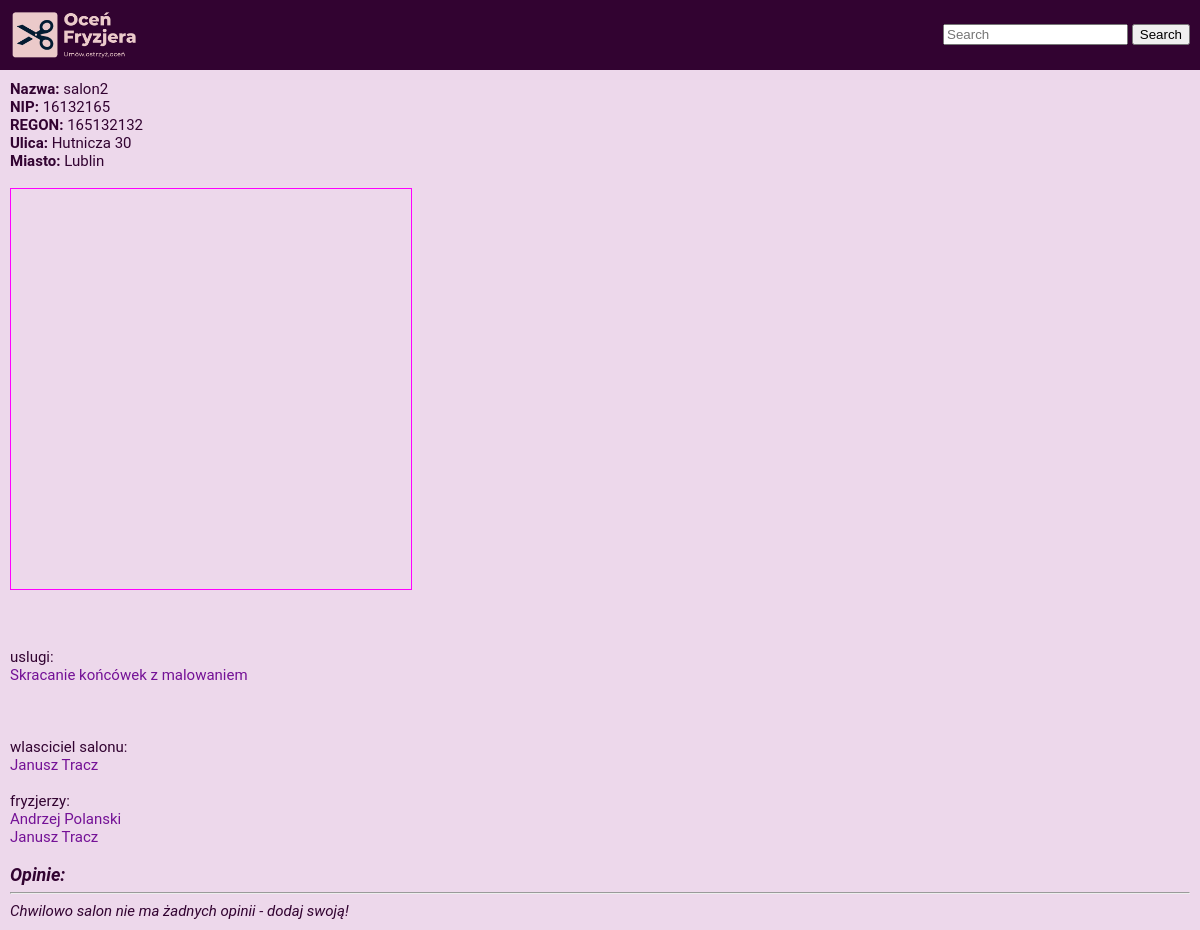
Before: /pokaz_salon/2/ (signed in) with the older database file.
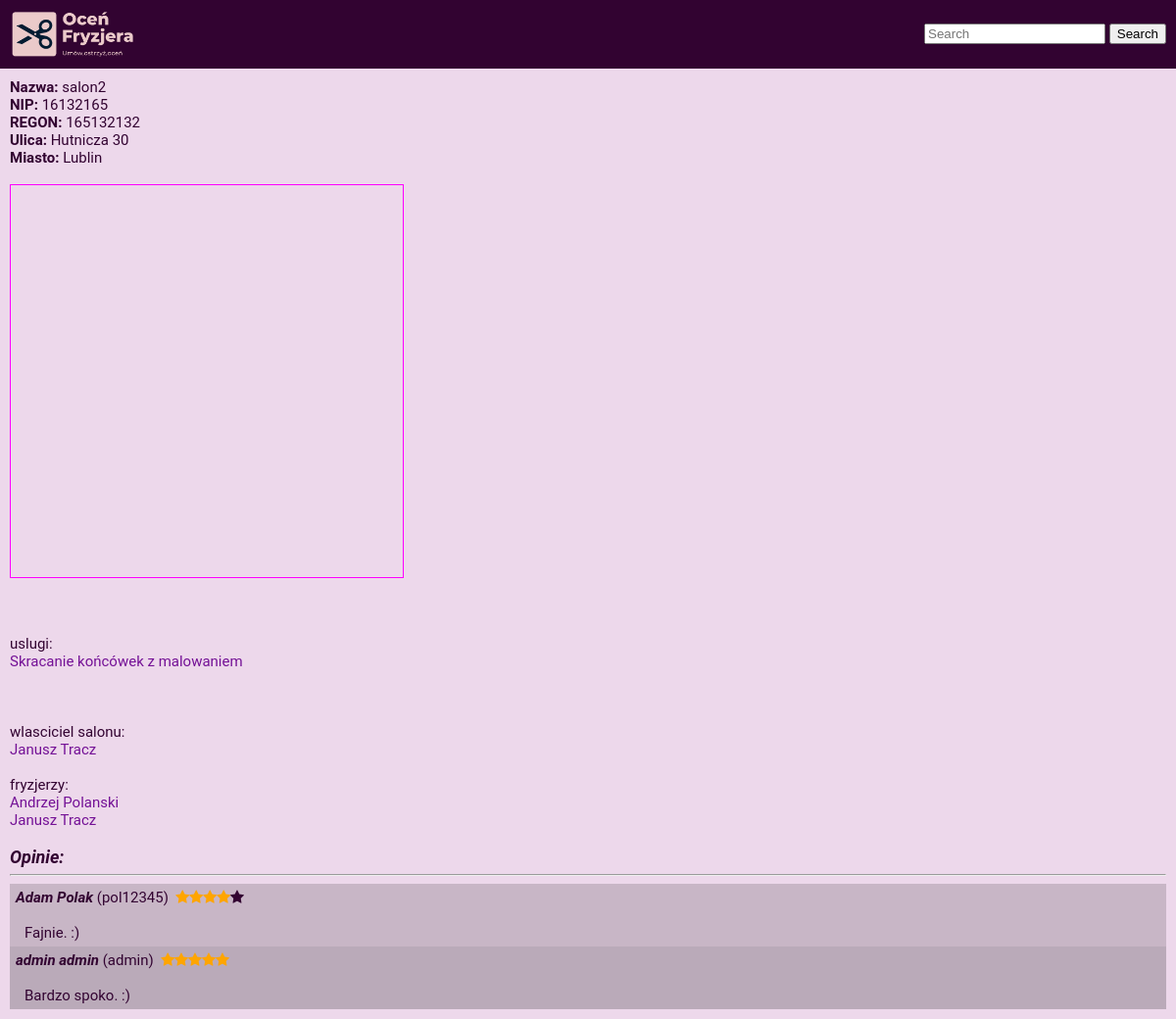
After: the same page with the newer database file.
### main/models.py (models this page shows, shortened)
class Usluga(models.Model):
    salon = models.ManyToManyField(Salon)
    nazwa = models.CharField(max_length=80, null=True)
    opis = models.TextField(null=True, blank=True)
    cena = models.FloatField(default=0, null=True)
    min_czas = models.IntegerField(default=0, null=True)
    max_czas = models.IntegerField(default=0, null=True)

class Fryzjer(models.Model):
    salon_to_add = models.ManyToManyField(SalonRelationship)
    user = models.ForeignKey(User, on_delete=models.CASCADE)
    imie = models.CharField(max_length=50, null=True)
    nazwisko = models.CharField(max_length=50, null=True)
    srednia_ocena = models.FloatField(blank=True, null=True)
    liczba_ocen = models.IntegerField(blank=True, null=True)
    bio = models.CharField(max_length=5000, null=True)
    ulica = models.CharField(max_length=50, blank=True, null=True)
    nr_domu = models.IntegerField(default=0, blank=True, null=True)
    miasto = models.CharField(max_length=50, null=True)
    kod_pocztowy = models.CharField(max_length=20, null=True)
    nr_tel = models.CharField(max_length=20, default='no number')
    avatar = models.ImageField(upload_to='main/static/ocen_fryzjera/avatars/fryzjers/', null=True, blank=True)
    invites = models.ManyToManyField('self', related_name='invites')
    invite_sent = models.ManyToManyField('self', blank=True, related_name='invites_sent', symmetrical=False)
    invite_received = models.ManyToManyField('self', blank=True, related_name='invites_received', symmetrical=False)

class Ocena(models.Model):
    salon = models.ForeignKey(Salon, on_delete=models.CASCADE, null=True, default=None)
    data = models.DateTimeField(auto_now_add=True, null=True)
    fryzjer = models.ForeignKey(Fryzjer, on_delete=models.CASCADE, null=True, default=None)
    tresc = models.CharField(max_length=300, null=True)
    liczba_gwiazdek = models.IntegerField(default=0, null=True)
    klient = models.ForeignKey(Klient, on_delete=models.CASCADE, null=False)

class Klient(models.Model):
    imie = models.CharField(max_length=50, null=True)
    nazwisko = models.CharField(max_length=50, null=True)
    user = models.ForeignKey(User, on_delete=models.CASCADE, related_name='klient')
    staly_klient = models.BooleanField(default=False, null=True)
    nr_telefonu = models.CharField(max_length=20, null=True, blank=True)
    ulica = models.CharField(max_length=50, blank=True, null=True)
    nr_domu = models.IntegerField(default=0, blank=True, null=True)
    miasto = models.CharField(max_length=50, null=True)
    kod_pocztowy = models.CharField(max_length=20, null=True)
    avatar = models.ImageField(upload_to='main/static/ocen_fryzjera/avatars/klients/', null=True, blank=True)

### main/views.py (the view)
# urls.py: path('pokaz_salon/<int:id>/', views.pokaz_salon, name='pokaz_salon'),
def pokaz_salon(request, id):
    salon = get_object_or_404(Salon, id=id)
    fryzjerzy = salon.fryzjer.all()
    wlasciciel = salon.wlasciciel
    uslugi = Usluga.objects.all().filter(salon=salon)
    mapObject = generateMap(salon.kod_pocztowy, \
                            salon.ulica, \
                            str(salon.nr_lokalu), \
                            "", \
                            salon.miasto, \
                            "")
    oceny = Ocena.objects.all().filter(salon=salon)
    zamowienia_klienta = Zamowienie.objects.all().filter(salon=salon).filter(klient=Klient.objects.all().filter(user=request.user).first())
    context = {
        'salon': salon,
        'fryzjerzy': fryzjerzy,
        'wlasciciel': wlasciciel,
        'uslugi': uslugi,
        'mapObject': mapObject,
        'oceny': oceny,
        'zamowienia_klienta': zamowienia_klienta
    }
    return render(request, 'main/pokaz_salon.html', context)

### additional/mapGenerator.py (called while the page is built)
def generateHTMLAddress(zipCode, streetName, buildingNumber, objectName, city, country):
    part=""
    if len(zipCode)>0:
        part+=zipCode
    if len(streetName)>0:
        if len(part)>0:
            part+=","
        part+=streetName
    if len(buildingNumber)>0:
        if len(part)>0:
            part+=","
        part+=buildingNumber
    if len(objectName)>0:
        if len(part)>0:
            part+=","
        part+=objectName
    if len(city)>0:
        if len(part)>0:
            part+=","
        part+=city
    if len(country)>0:
        if len(part)>0:
            part+=","
        part+=country
    return "https://maps.google.com/maps?q="+urllib.parse.quote(part) \
            +"&amp;t=&amp;z=15&amp;ie=UTF8&amp;iwloc=&amp;output=embed"

def generateMap(zipCode, streetName, buildingNumber, objectName, city, country):
	return '<div><iframe class="map" src="' \
            +generateHTMLAddress(zipCode, \
                                streetName, \
                                buildingNumber, \
                                objectName, \
                                city, \
                                country) \
            +'"></iframe></div>'

### main/templates/main/pokaz_salon.html (shortened to what this page needs)
{% extends 'main/base.html' %}
{% block content %}
<link rel="stylesheet" href="https://cdnjs.cloudflare.com/ajax/libs/font-awesome/4.7.0/css/font-awesome.min.css">
<div><span class="heading">Nazwa:</span> {{salon.nazwa}}</div>
<div><span class="heading">NIP:</span> {{salon.NIP}}</div>
<div><span class="heading">REGON:</span> {{salon.regon}}</div>
<div><span class="heading">Ulica:</span> {{salon.ulica}} {{salon.nr_lokalu}}</div>
<div><span class="heading">Miasto:</span> {{salon.miasto}}</div>
<br>
{{ mapObject|safe }}
<br>
<br>
<br>
 uslugi:<br>
{% for usluga in uslugi %}
    <a href="{% url 'pokaz_usluge' usluga.id %}">{{ usluga.nazwa }}</a>
    <br>
{% endfor %}
<br>
    <br><br>
wlasciciel salonu:<br> <a href="{% url 'pokaz_fryzjera' wlasciciel.id %}">{{ wlasciciel.imie }} {{ wlasciciel.nazwisko }}</a>
    <br><br>
    fryzjerzy:<br>
{% for fryzjer in fryzjerzy %}
    <a href="{% url 'pokaz_fryzjera' fryzjer.id %}">{{ fryzjer.imie }} {{ fryzjer.nazwisko }}</a>
    <br>
{% endfor %}
<br>
<div class="bigger">Opinie:</div>
<hr>
{% load times %}
{% for ocena in oceny %}
    {% spaceless %}
    {% if forloop.counter0 >= 5 %}
        <span class="hidden">
    {% endif %}
    <div class="{% cycle 'finetheme1' 'finetheme2' %}">
    <div class="name"><span class="name">{{ ocena.klient.imie }}&nbsp;{{ ocena.klient.nazwisko }}</span>&nbsp;({{ ocena.klient.user }})&nbsp;
    {% for x in ocena.liczba_gwiazdek|times %}
    <span class="fa fa-star" style="color: orange"></span>
    {% endfor %}
    {% for x in ocena.liczba_gwiazdek|distractfiveabs|times %}
    <span class="fa fa-star"></span>
    {% endfor %}
    </div>
    <br>
    <div class="description">{{ ocena.tresc }}</div>
    </div>
    {% if forloop.counter0 >= 5 %}
        </span>
    {% endif %}
	{% endspaceless %}
{% empty %}
	<div class="nothing">Chwilowo salon nie ma żadnych opinii - dodaj swoją!</div>
{% endfor %}
{% endblock %}

Changed rows visible on the page:
added Ocena: klient+liczba_gwiazdek+tresc "Adam Polak (pol12345) Fajnie. :)"
added Ocena: klient+liczba_gwiazdek+tresc "admin admin (admin) Bardzo spoko. :)"
Other visible differences:
text no longer shown: "Chwilowo salon nie ma żadnych opinii - dodaj swoją!"
